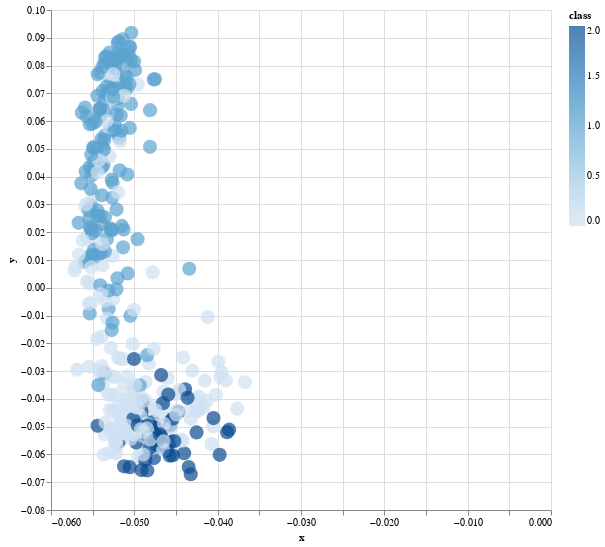

Write notebook code for a chart like this one.
### Code cell
club_chart.display()

### Figure 1 — Vega-Lite specification as saved in the notebook (floating-point values rounded to 4 significant figures; data arrays with more than 128 entries replaced by an {"elided": "..."} marker saying what was removed)
{"config": {"view": {"continuousWidth": 400, "continuousHeight": 300}}, "data": {"name": "data-d54679bb5041a060a9253f824b218542"}, "mark": {"type": "circle", "size": 200}, "encoding": {"color": {"field": "class", "type": "quantitative"}, "tooltip": [{"field": "sentence", "type": "nominal"}], "x": {"field": "x", "type": "quantitative"}, "y": {"field": "y", "type": "quantitative"}}, "height": 500, "selection": {"selector003": {"type": "interval", "bind": "scales", "encodings": ["x", "y"]}}, "width": 500, "$schema": "https://vega.github.io/schema/vega-lite/v4.17.0.json", "datasets": {"data-d54679bb5041a060a9253f824b218542": {"elided": "388 records"}}}
